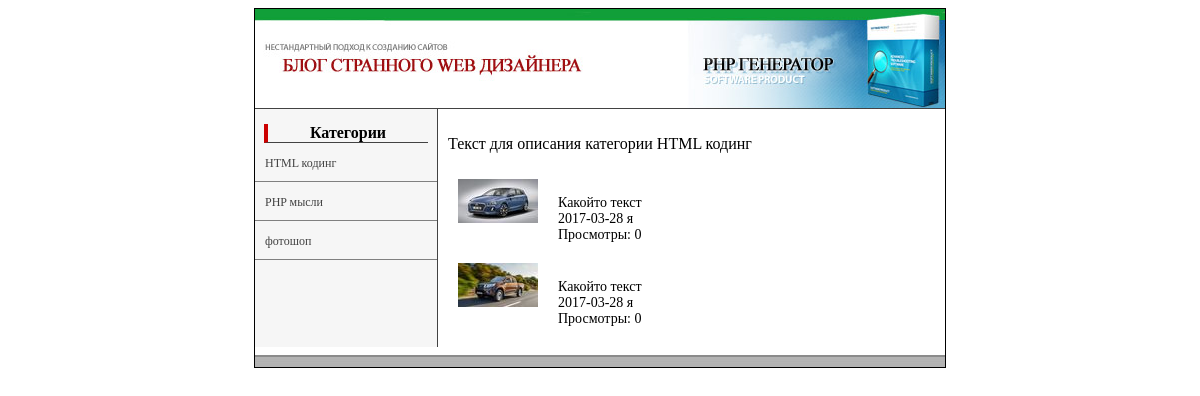
/view_cat.php, run on an earlier commit of the app's database.
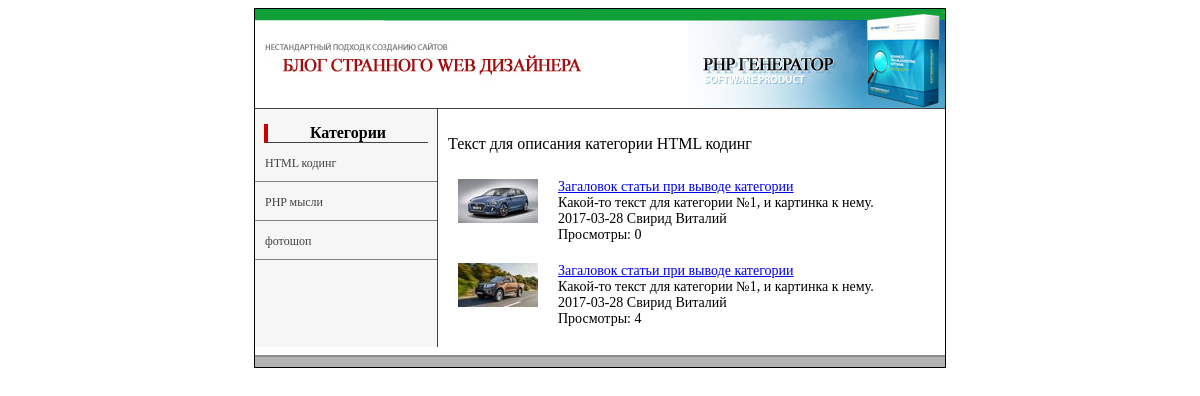
And on a later commit of the database.
### tables this page shows
CREATE TABLE `categories` (
  `id` int(11) NOT NULL,
  `title` varchar(255) NOT NULL,
  `meta_d` varchar(255) NOT NULL,
  `meta_k` varchar(255) NOT NULL,
  `text` text NOT NULL
);

CREATE TABLE `data` (
  `id` int(5) NOT NULL,
  `cat` int(1) NOT NULL,
  `meta_d` varchar(255) NOT NULL,
  `meta_k` varchar(255) NOT NULL,
  `description` text NOT NULL,
  `text` text NOT NULL,
  `view` int(7) NOT NULL,
  `author` varchar(100) NOT NULL,
  `date` date NOT NULL,
  `mini_img` varchar(255) NOT NULL,
  `title` varchar(255) NOT NULL
);

### view_cat.php (the view, shortened to what this page needs)
<?php
include("blocks/db.php");
if (!isset($cat)) {
    $cat= 1;
}
$result = mysqli_query($db,"SELECT * FROM categories WHERE id='$cat'");
if(mysqli_num_rows($result)>0){
    $myrow = mysqli_fetch_array($result);
}
else {
    echo "<p>Информация по запросу не может быть извлечена. В таблице нет записей.</p>";
    exit();
}
?>
<!DOCTYPE html>
<head lang="ru">
      <link rel="stylesheet" type="text/css" href="style.css">
</head>
<body>
    <table class="main_border" align="center" cellpadding="0"  cellspacing="0">
    	<?php include("blocks/header.php");?>
    	<tr>
	    	<td valign="top">
	    		<table width="100%" border="0" cellpadding="0" cellspacing="0">
                    <tr>
                        <?php include("blocks/left.php");?>
                        <td valign="top"><?php echo $myrow['text'];?>
                        <?php
                            $result = mysqli_query($db, "SELECT id,description,view,title,date,author,mini_img FROM data WHERE cat='$cat'");
if(mysqli_num_rows($result)>0){
    $myrow = mysqli_fetch_array($result);
    do {
        printf(
            "<div class='cat_view'>
                %s
                <div class='cat_data'>
                    <a href='view_posts.php?id=%s'>%s</a>
                    <br>
                    <p>%s</p>
                    <span>%s</span>
                    <span>%s</span>
                    <p>Просмотры: %s</p>
                </div>
            <div class='clear'></div>
            </div>",
           $myrow['mini_img'],$myrow['id'],$myrow['title'],$myrow['description'],$myrow['date'],$myrow['author'],$myrow['view']);
    }
while ($myrow = mysqli_fetch_array($result));
}
else {
    echo "<p>Информация по запросу не может быть извлечена. В таблице нет записей.</p>";
    exit();
}
                        ?>
                        </td>
                    </tr>
                </table>
	    	</td>
    	</tr>
	    	<?php include("blocks/footer.php");?>
    </table>
</body>
</html>

### blocks/header.php
<tr>
	<td class="header">
	</td>
</tr>

### blocks/left.php (shortened to what this page needs)
<td width="182px" class="left" valign="top">
<div class="nav_title">
	Категории
</div>
	<?
		$result2 = mysqli_query($db,"SELECT * FROM categories");
if(mysqli_num_rows($result2)>0){
    $myrow2 = mysqli_fetch_array($result2);
    do{
    	printf("<p><a href='view_cat.php?cat=%s'>%s</a></p>",$myrow2['id'],$myrow2['title']);
    }
    while ($myrow2 = mysqli_fetch_array($result2));
}
else {
    echo "<p>Информация по запросу не может быть извлечена. В таблице нет записей.</p>";
    exit();
}
	?>
</td>

### blocks/footer.php
<tr>
	<td class="footer">
	</td>
</tr>

### style.css (style rules this page uses)
table { width: 690px; }
.main_border { border:1px solid #000; }
.header { width: 690px; height: 100px; background: url(img/header.jpg); }
.left { background-color: #f6f6f6; border-right: 1px solid #424242; }
.left a { text-decoration: none; font-size: 12px; text-align: center; color: #424242; }
.left p { border-bottom: 1px solid gray; margin:0; }
.nav_title { margin: 15px 5% 0 5%; font-weight: bold; text-align: center; border-left: 4px solid #cc0000; border-bottom: 1px solid #424242; }
p,h1 { padding: 10px; }
.cat_view { margin:0 20px 20px; }
.cat_view img { float: left; margin-right: 20px; }
.cat_data { overflow: hidden; font-size: 14px; }
.cat_data p { margin:0; padding: 0; }
.footer { width: 690px; height: 20px; background: url(img/footer.jpg); }

What changed in the data, as far as the page shows it:
changed data (number 1 of 2 on the later page): title (not shown) → "Загаловок статьи при выводе категории"; description "Какойто текст" → "Какой-то текст для категории №1, и картинка к нему."; author "я" → "Свирид Виталий"
changed data (number 2 of 2 on the later page): title (not shown) → "Загаловок статьи при выводе категории"; description "Какойто текст" → "Какой-то текст для категории №1, и картинка к нему."; author "я" → "Свирид Виталий"; view "0" → "4"
